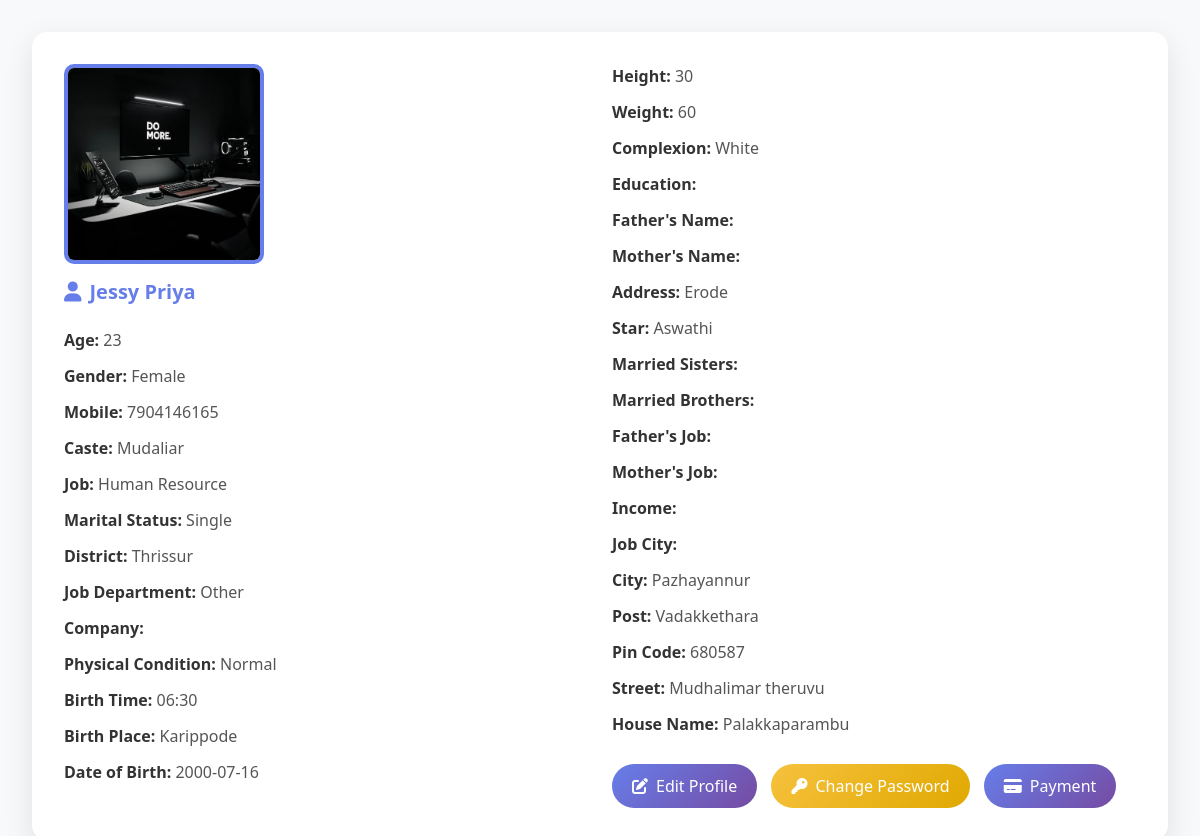
Screenshot of /customers/1/ with the database file from the repository.
### accounts/models.py (models this page shows, shortened)
class Customer(models.Model):
    user = models.OneToOneField(User, related_name="customer_profile", on_delete=models.CASCADE, blank=True, null=True)
    CASTE_CHOICES = (
        ("Mudaliar", "Mudaliar"),
        ("Chetty", "Chetty"),
        ("Devanga", "Devanga"),
        ("Ezhavas_Thiyas", "Ezhavas & Thiyas"),
        ("Thandan", "Thandan"),
    )
    MARITAL_STATUS_CHOICES = (
        ("Single", "Single"),
        ("Divorced", "Divorced"),
    )
    STAR_CHOICES = (
        ("Aswathi", "Aswathi"),
        ("Bharani", "Bharani"),
        ("Karthika", "Karthika"),
        ("Rohini", "Rohini"),
        ("Makayiram", "Makayiram"),
        ("Thiruvathira", "Thiruvathira"),
        ("Punartham", "Punartham"),
        ("Pooyam", "Pooyam"),
        ("Aayilyam", "Aayilyam"),
        ("Makam", "Makam"),
        ("Pooram", "Pooram"),
        ("Uthram", "Uthram"),
        ("Atham", "Atham"),
        ("Chittira", "Chittira"),
        ("Chothi", "Chothi"),
        ("Vishakam", "Vishakam"),
        ("Anizham", "Anizham"),
        ("Thiruketta", "Thiruketta"),
        ("Moolam", "Moolam"),
        ("Pooradam", "Pooradam"),
        ("Uthradam", "Uthradam"),
        ("Thiruvonam", "Thiruvonam"),
        ("Avittam", "Avittam"),
        ("Chathayam", "Chathayam"),
        ("Pooruruttathi", "Pooruruttathi"),
        ("Uthrattathi", "Uthrattathi"),
        ("Revathi", "Revathi"),
    )
    father_name = models.CharField(max_length=256, blank=True, null=True)
    age = models.IntegerField(blank=True, null=True)
    gender = models.CharField(max_length=256, blank=True, null=True)
    contact_no = models.CharField(max_length=10, blank=True, null=True)
    description = models.CharField(max_length=256, blank=True, null=True)
    profile_image = models.ImageField(upload_to="profile_images/", null=True, blank=True)
    id_proof = models.CharField(max_length=256, blank=True, null=True)
    address = models.CharField(max_length=300, blank=True, null=True)
    star = models.CharField(max_length=50, choices=STAR_CHOICES, blank=True, null=True)
    married_sisters = models.CharField(max_length=250, blank=True, null=True)
    married_brothers = models.CharField(max_length=250, blank=True, null=True)
    no_sisters = models.CharField(max_length=250, blank=True, null=True)
    no_brothers = models.CharField(max_length=250, blank=True, null=True)
    mother_job = models.CharField(max_length=250, blank=True, null=True)
    father_job = models.CharField(max_length=250, blank=True, null=True)
    mother_name = models.CharField(max_length=250, blank=True, null=True)
    landline_no = models.IntegerField(blank=True, null=True)
    year = models.CharField(max_length=250, blank=True, null=True)
    school = models.CharField(max_length=250, blank=True, null=True)
    education = models.CharField(max_length=250, blank=True, null=True)
    income = models.CharField(max_length=250, blank=True, null=True)
    job_city = models.CharField(max_length=250, blank=True, null=True)
    job_department = models.CharField(max_length=250, blank=True, null=True)
    company = models.CharField(max_length=250, blank=True, null=True)
    job = models.CharField(max_length=250, blank=True, null=True)
    caste = models.CharField(max_length=250, choices=CASTE_CHOICES, blank=True, null=True)
    marital_status = models.CharField(max_length=50, choices=MARITAL_STATUS_CHOICES, blank=True, null=True)
    physical_condition = models.CharField(max_length=250, blank=True, null=True)
    weight = models.CharField(max_length=250, blank=True, null=True)
    complexion = models.CharField(max_length=250, blank=True, null=True)
    height = models.CharField(max_length=250, blank=True, null=True)
    time_birth = models.CharField(max_length=250, blank=True, null=True)
    place_birth = models.CharField(max_length=250, blank=True, null=True)
    dob = models.CharField(max_length=250, blank=True, null=True)
    district = models.CharField(max_length=250, blank=True, null=True)
    city = models.CharField(max_length=250, blank=True, null=True)
    post = models.CharField(max_length=250, blank=True, null=True)
    pin_code = models.CharField(max_length=250, blank=True, null=True)
    street = models.CharField(max_length=250, blank=True, null=True)
    house_name = models.CharField(max_length=250, blank=True, null=True)
    STATUS_CHOICES = (
        (0, "Pending"),
        (1, "Approved"),
    )
    status = models.IntegerField(choices=STATUS_CHOICES, default=0)
    is_active= models.BooleanField(default=True)
    created = models.DateTimeField(auto_now_add=True, blank=True, null=True)
    updated = models.DateTimeField(auto_now=True, blank=True, null=True)
    dosham = models.CharField(max_length=50, blank=True, null=True)

class User(AbstractUser):
    is_superadmin = models.BooleanField(default=False)
    is_customer = models.BooleanField(default=False)

### accounts/views.py (the view)
# urls.py: path('customers/<int:pk>/', views.CustomerDetailView.as_view(), name='customer_detail'),
class CustomerDetailView(DetailView):
    model = Customer
    template_name = 'super_admin/customer_detail.html'
    context_object_name = 'customer'

### templates/super_admin/customer_detail.html (shortened to what this page needs)
<!DOCTYPE html>
<html lang="en">
<head>
    <link href="https://cdn.jsdelivr.net/npm/bootstrap@5.1.3/dist/css/bootstrap.min.css" rel="stylesheet">
    <link href="https://cdnjs.cloudflare.com/ajax/libs/font-awesome/6.0.0/css/all.min.css" rel="stylesheet">
</head>
<body>
    <div class="profile-container">
        <div class="row">
            <div class="col-md-6">
                {% if customer.profile_image %}
                <img src="{{ customer.profile_image.url }}" class="card-img-top" alt="{{ customer.user.get_full_name }}">
                {% else %}
                <p>No profile image available.</p>
                {% endif %}
                <h5><i class="fas fa-user me-2"></i>{{ customer.user.first_name }} {{ customer.user.last_name }}</h5>
                <p><strong>Age:</strong> {{ customer.age }}</p>
                <p><strong>Gender:</strong> {{ customer.gender }}</p>
                <p><strong>Mobile:</strong> {{ customer.contact_no }}</p>
                <p><strong>Caste:</strong> {{ customer.caste }}</p>
                <p><strong>Job:</strong> {{ customer.job }}</p>
                <p><strong>Marital Status:</strong> {{ customer.marital_status }}</p>
                <p><strong>District:</strong> {{ customer.district }}</p>
                <p><strong>Job Department:</strong> {{ customer.job_department }}</p>
                <p><strong>Company:</strong> {{ customer.company }}</p>
                <p><strong>Physical Condition:</strong> {{ customer.physical_condition }}</p>
                <p><strong>Birth Time:</strong> {{ customer.time_birth }}</p>
                <p><strong>Birth Place:</strong> {{ customer.place_birth }}</p>
                <p><strong>Date of Birth:</strong> {{ customer.dob }}</p>
            </div>
            <div class="col-md-6">
                <p><strong>Height:</strong> {{ customer.height }}</p>
                <p><strong>Weight:</strong> {{ customer.weight }}</p>
                <p><strong>Complexion:</strong> {{ customer.complexion }}</p>
                <p><strong>Education:</strong> {{ customer.education }}</p>
                <p><strong>Father's Name:</strong> {{ customer.father_name }}</p>
                <p><strong>Mother's Name:</strong> {{ customer.mother_name }}</p>
                <p><strong>Address:</strong> {{ customer.address }}</p>
                <p><strong>Star:</strong> {{ customer.star }}</p>
                <p><strong>Married Sisters:</strong> {{ customer.married_sisters }}</p>
                <p><strong>Married Brothers:</strong> {{ customer.married_brothers }}</p>
                <p><strong>Father's Job:</strong> {{ customer.father_job }}</p>
                <p><strong>Mother's Job:</strong> {{ customer.mother_job }}</p>
                <p><strong>Income:</strong> {{ customer.income }}</p>
                <p><strong>Job City:</strong> {{ customer.job_city }}</p>
                <p><strong>City:</strong> {{ customer.city }}</p>
                <p><strong>Post:</strong> {{ customer.post }}</p>
                <p><strong>Pin Code:</strong> {{ customer.pin_code }}</p>
                <p><strong>Street:</strong> {{ customer.street }}</p>
                <p><strong>House Name:</strong> {{ customer.house_name }}</p>
                <button id="editBtn" class="btn btn-primary mt-3"><i class="fas fa-edit me-2"></i>Edit Profile</button>
                <button id="changePasswordBtn" class="btn btn-warning mt-3" data-customer="{{ customer.id }}">
                    <i class="fas fa-key me-2"></i>Change Password
                </button>
                <button id="paymentBtn" class="btn btn-primary mt-3" data-customer="{{ customer.id }}">
                    <i class="fas fa-credit-card me-2"></i>Payment
                </button>
            </div>
        </div>
    </div>
</body>
</html>

### templates/super_admin/customer_detail.html (style rules this page uses)
body { background: #f8f9fa; font-family: 'Segoe UI', Tahoma, Geneva, Verdana, sans-serif; min-height: 100vh; padding: 2rem; }
.profile-container { background: white; border-radius: 15px; box-shadow: 0 10px 30px rgba(0, 0, 0, 0.1); padding: 2rem; max-width: 1200px; margin: 0 auto; }
h5 { color: #667eea; font-weight: bold; margin-bottom: 1.5rem; }
.card-img-top { width: 200px; height: 200px; object-fit: cover; border-radius: 10px; border: 4px solid #667eea; margin-bottom: 1rem; }
p { color: #555; font-size: 1rem; margin-bottom: 0.75rem; }
p strong { color: #333; font-weight: 600; }
.btn-primary, .btn-warning, .btn-secondary { border-radius: 25px; padding: 10px 20px; font-size: 16px; font-weight: 500; transition: background-color 0.3s ease, transform 0.2s ease; margin-right: 10px; }
.btn-primary { background: linear-gradient(135deg, #667eea 0%, #764ba2 100%); border: none; }
.btn-warning { background: linear-gradient(135deg, #f6c23e 0%, #e0a800 100%); border: none; color: #fff; }

### rows the page displays
Customer: profile_image (picture), user.first_name "Jessy", user.last_name "Priya", age "23", gender "Female", contact_no "7904146165", caste "Mudaliar", job "Human Resource", marital_status "Single", district "Thrissur", job_department "Other", physical_condition "Normal", time_birth "06:30", place_birth "Karippode", dob "2000-07-16", height "30", weight "60", complexion "White", address "Erode", star "Aswathi", city "Pazhayannur", post "Vadakkethara", pin_code "680587", street "Mudhalimar theruvu", house_name "Palakkaparambu"
